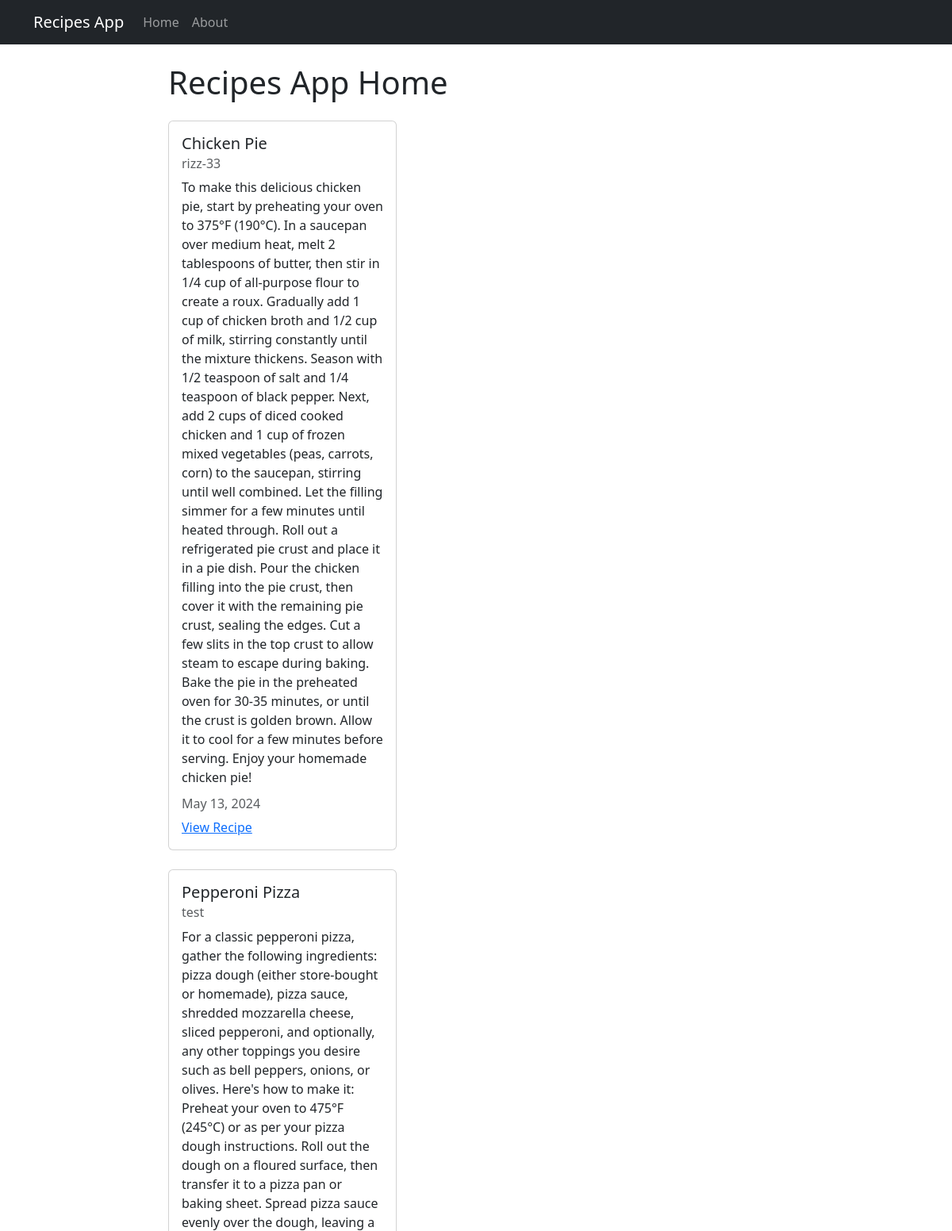
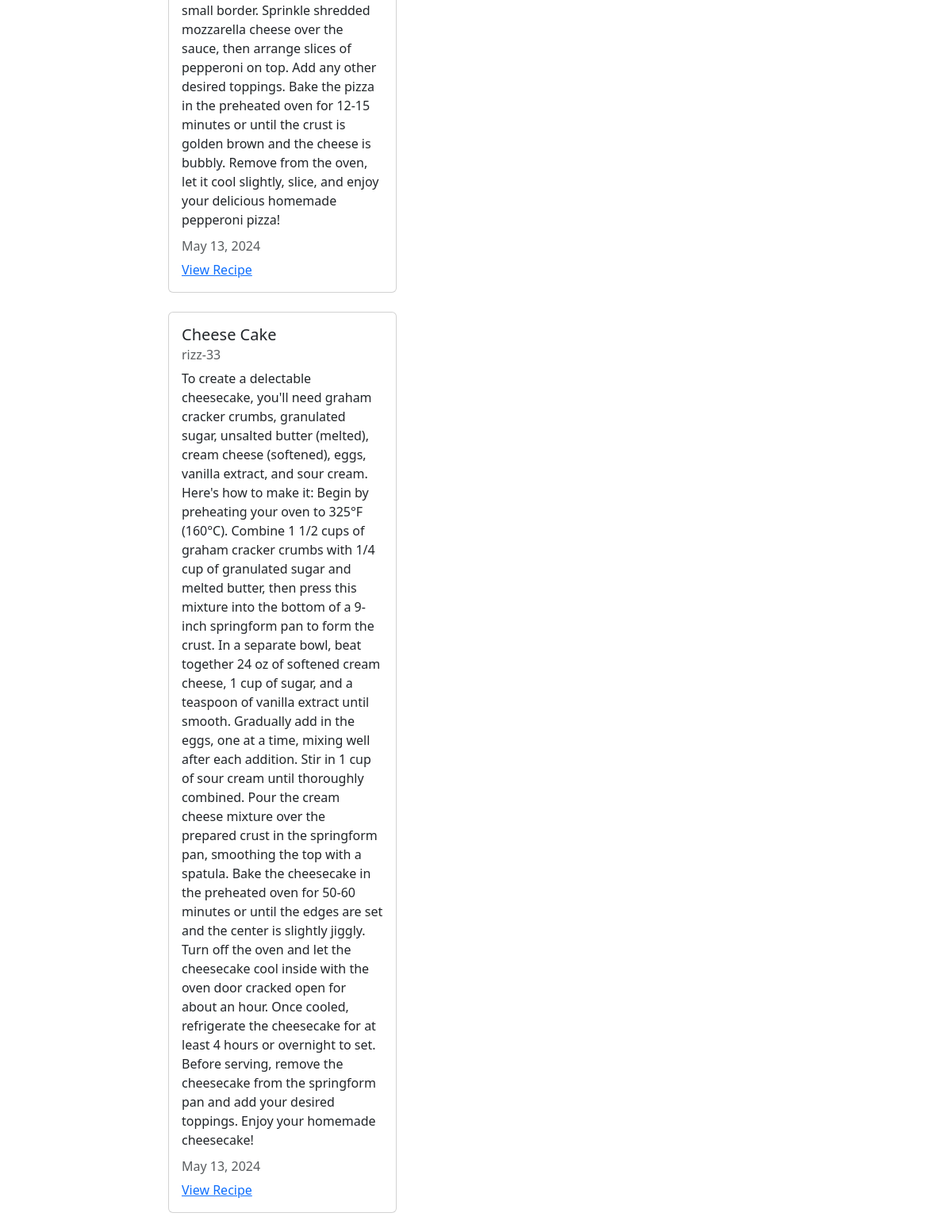
The page / on the database its author committed (2 pictures, top to bottom).
### recipes/models.py (models this page shows, shortened)
class Recipe(models.Model):
    title = models.CharField(max_length=100)
    description = models.TextField()
    author = models.ForeignKey(User, on_delete=models.CASCADE)
    created_at = models.DateTimeField(auto_now_add=True)
    updated_at = models.DateTimeField(auto_now=True)

### recipes/views.py (the view)
# urls.py: 2. Add a URL to urlpatterns:  path('', views.home, name='home')
def home(request):
    recipes = models.Recipe.objects.all()
    context = {
        'recipes': recipes,
    }
    return render(request, 'recipes/home.html', context)

### recipes/templates/recipes/home.html
{% extends 'recipes/base.html'%}
{% block content %}
<h1>Recipes App Home</h1>
{% for recipe in recipes %}
<div class="card my-4" style="width: 18rem">
  <div class="card-body">
    <h5 class="card-title">{{ recipe.title }}</h5>
    <h6 class="card-subtitle mb-2 text-body-secondary">{{ recipe.author }}</h6>
    <p class="card-text">{{ recipe.description }}</p>
    <h6 class="card-subtitle mb-2 text-body-secondary">
      {{ recipe.updated_at|date:"F d, Y" }}
    </h6>
    <a href="#" class="card-link">View Recipe</a>
  </div>
</div>
{% endfor %} {% endblock content %}

### recipes/templates/recipes/base.html (shortened to what this page needs)
<!DOCTYPE html>
<html lang="en">
  <head>
    <link
      href="https://cdn.jsdelivr.net/npm/bootstrap@5.3.3/dist/css/bootstrap.min.css"
      rel="stylesheet"
    />
  </head>
  <body>
    <nav class="navbar navbar-expand-lg navbar-dark bg-dark">
      <div class="container">
        <a class="navbar-brand" href="{%url 'recipes-home'%}">Recipes App</a>
        <div class="collapse navbar-collapse" id="navbarNav">
          <ul class="navbar-nav">
            <li class="nav-item">
              <a
                class="nav-link"
                aria-current="page"
                href="{%url 'recipes-home'%}"
                >Home</a
              >
            </li>
            <li class="nav-item">
              <a class="nav-link" href="{%url 'recipes-about'%}">About</a>
            </li>
          </ul>
        </div>
      </div>
    </nav>
    <div class="container mt-4 col-8">
       {% block content %}{% endblock content %}
    </div>
  </body>
</html>

### rows shown on the page
Recipe: title "Chicken Pie", author "rizz-33", description "To make this delicious chicken pie, start by preheating your oven to 375°F (190°C). In a saucepan over medium heat, melt 2 tablespoons of butter, then stir in 1/4 cup of all-purpose flour to create a roux. Gradually add 1 cup of chicken broth and 1/2 cup of milk, stirring constantly until the mixture thickens. Season with 1/2 teaspoon of salt and 1/4 teaspoon of black pepper. Next, add 2 cups of diced cooked chicken and 1 cup of frozen mixed vegetables (peas, carrots, corn) to the saucepan, stirring until well combined. Let the filling simmer for a few minutes until heated through. Roll out a refrigerated pie crust and place it in a pie dish. Pour the chicken filling into the pie crust,…", updated_at "May 13, 2024"
Recipe: title "Pepperoni Pizza", author "test", description "For a classic pepperoni pizza, gather the following ingredients: pizza dough (either store-bought or homemade), pizza sauce, shredded mozzarella cheese, sliced pepperoni, and optionally, any other toppings you desire such as bell peppers, onions, or olives. Here's how to make it: Preheat your oven to 475°F (245°C) or as per your pizza dough instructions. Roll out the dough on a floured surface, then transfer it to a pizza pan or baking sheet. Spread pizza sauce evenly over the dough, leaving a small border. Sprinkle shredded mozzarella cheese over the sauce, then arrange slices of pepperoni on top. Add any other desired toppings. Bake the pizza in the preheated oven for 12-15 minutes or…", updated_at "May 13, 2024"
Recipe: title "Cheese Cake", author "rizz-33", description "To create a delectable cheesecake, you'll need graham cracker crumbs, granulated sugar, unsalted butter (melted), cream cheese (softened), eggs, vanilla extract, and sour cream. Here's how to make it: Begin by preheating your oven to 325°F (160°C). Combine 1 1/2 cups of graham cracker crumbs with 1/4 cup of granulated sugar and melted butter, then press this mixture into the bottom of a 9-inch springform pan to form the crust. In a separate bowl, beat together 24 oz of softened cream cheese, 1 cup of sugar, and a teaspoon of vanilla extract until smooth. Gradually add in the eggs, one at a time, mixing well after each addition. Stir in 1 cup of sour cream until thoroughly combined. Pour the…", updated_at "May 13, 2024"
